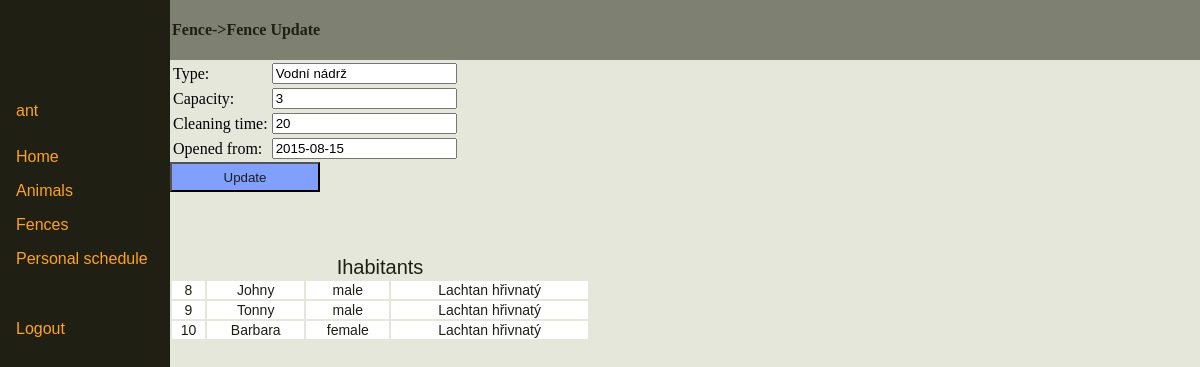
/fenceEdit.php?pk=8 (signed in), run on the app's committed database.
### tables this page shows
CREATE TABLE Vybeh (
  cislo_vybehu SMALLINT NOT NULL AUTO_INCREMENT,
  typ VARCHAR(50) NOT NULL,
  max_zvirat SMALLINT DEFAULT '1',
  cas_na_cisteni INT DEFAULT '10',  
  otevren DATE DEFAULT NULL,
  PRIMARY KEY (cislo_vybehu)
);

CREATE TABLE Zvire (
  kod_zvirete INTEGER NOT NULL AUTO_INCREMENT,
  jmeno VARCHAR(20) NOT NULL,
  pohlavi VARCHAR(10) DEFAULT NULL,
  zarazeni VARCHAR(50) NOT NULL,
  hmotnost DECIMAL(8,3) DEFAULT NULL,  
  datum_narozeni DATE DEFAULT NULL,
  datum_umrti DATE DEFAULT NULL,
  matka VARCHAR(20) DEFAULT NULL,
  otec VARCHAR (20) DEFAULT NULL,
  zdarvotni_stav VARCHAR(20) DEFAULT NULL,
  pos_zdrav_prohlidka DATE DEFAULT NULL,
  cislo_vybehu SMALLINT DEFAULT NULL,
  PRIMARY KEY (kod_zvirete)
);

### fenceEdit.php (the view, shortened to what this page needs)
<?php
require_once 'db.php';
?>
<!DOCTYPE HTML PUBLIC "-//W3C//DTD HTML 4.01 Transitional//EN">
<html>
<head>
    <link rel="stylesheet" href="style.css" type="text/css" >
</head>
<body>
    <div id="sidebar">
        <?php require_once 'sidebar.php' ?>
    </div>
    <div id="header">
        Fence->Fence Update
    </div>
<div id="content">
    <div id="content">
        <?php
        $q="SELECT * FROM Vybeh WHERE cislo_vybehu='". $_GET['pk'] ."'";
        $res=$db->query($q);
        $f = $res->fetch_assoc();
        ?>
        <form method="post" onsubmit="return check_values(this.submited);" accept-charset="utf8">
            <table>
                <tr><td>Type:</td><td><input class="edit" type="text" required="" placeholder="Type" name="type" value="<?php echo $f['typ']; ?>"></td></tr>
                <tr><td>Capacity:</td><td><input class="edit" type="text" placeholder="Capacity" name="capacity" value="<?php echo $f['max_zvirat']; ?>"></td></tr>
                <tr><td>Cleaning time:</td><td><input id="clean_time" class="edit" type="text" placeholder="Cleaning time" name="cleaning_time" value="<?php echo $f['cas_na_cisteni']; ?>"></td></tr>
                <tr><td>Opened from:</td><td><input id="opened_from" class="edit" type="text" placeholder="Opened from" name="opened_from" value="<?php echo $f['otevren'] ?>">
                </table>
                <button type="submit" class="update" onclick="this.form.submited=this.value;" value="Update" >Update</button>
            </form>
            <br />
            <table class="display" style="width: 35%;; position:relative" id="tbl">
                <caption>Ihabitants</caption>
                <?php
                $q= "SELECT kod_zvirete,jmeno,pohlavi, zarazeni FROM Zvire WHERE cislo_vybehu='". $_GET['pk'] ."'";
                $res=$db->query($q);
                while($row=$res->fetch_assoc())
                {
                    echo '<tr>';
                    foreach($row as $key => $value)
                    {
                        if($value)
                        {
                            echo "<td>".$value."</td>";
                        }
                        else {
                            echo "<td></td>";
                        }
                    }
                    echo "</tr>";
                }
                ?>
            </table>
        </div>
    </div>
</body>
</html>

### style.css (style rules this page uses)
table.display { font-family: helvetica; font-size: 14; width: 80%; position: absolute; top: 30px; overflow: scroll; }
table.display td { background-color: white; color: #1f1f14; text-align: center; overflow: scroll; }
table.display caption { color: #1f1f14; text-align: center; font-family: helvetica; font-size: 20; }
button.update { background-color: #809fff ; color: #1f1f14; height: 30px; width: 150px; }
#sidebar { position:fixed; height: 100%; top: 0; left: 0; width:170px; background: #1f1f14; }
#header { position: fixed; left:170px; top: 0; width: 100%; height: 60px; padding-left: 2px; background: #7e8171; color:#1f1f14; text-align: left; line-height: 60px; font-weight: bold; }
#content { position: fixed; background: #e5e7db; height: 100%; top: 60px; left: 170px; width: 100%; }

### data on the page
vybeh: type "Vodní nádrž", capacity "3", cleaning_time "20", opened_from "2015-08-15"
zvire: kod_zvirete "8", jmeno "Johny", pohlavi "male", zarazeni "Lachtan hřivnatý"
zvire: kod_zvirete "9", jmeno "Tonny", pohlavi "male", zarazeni "Lachtan hřivnatý"
zvire: kod_zvirete "10", jmeno "Barbara", pohlavi "female", zarazeni "Lachtan hřivnatý"

### other printed values
$_SESSION['use'] "ant"
